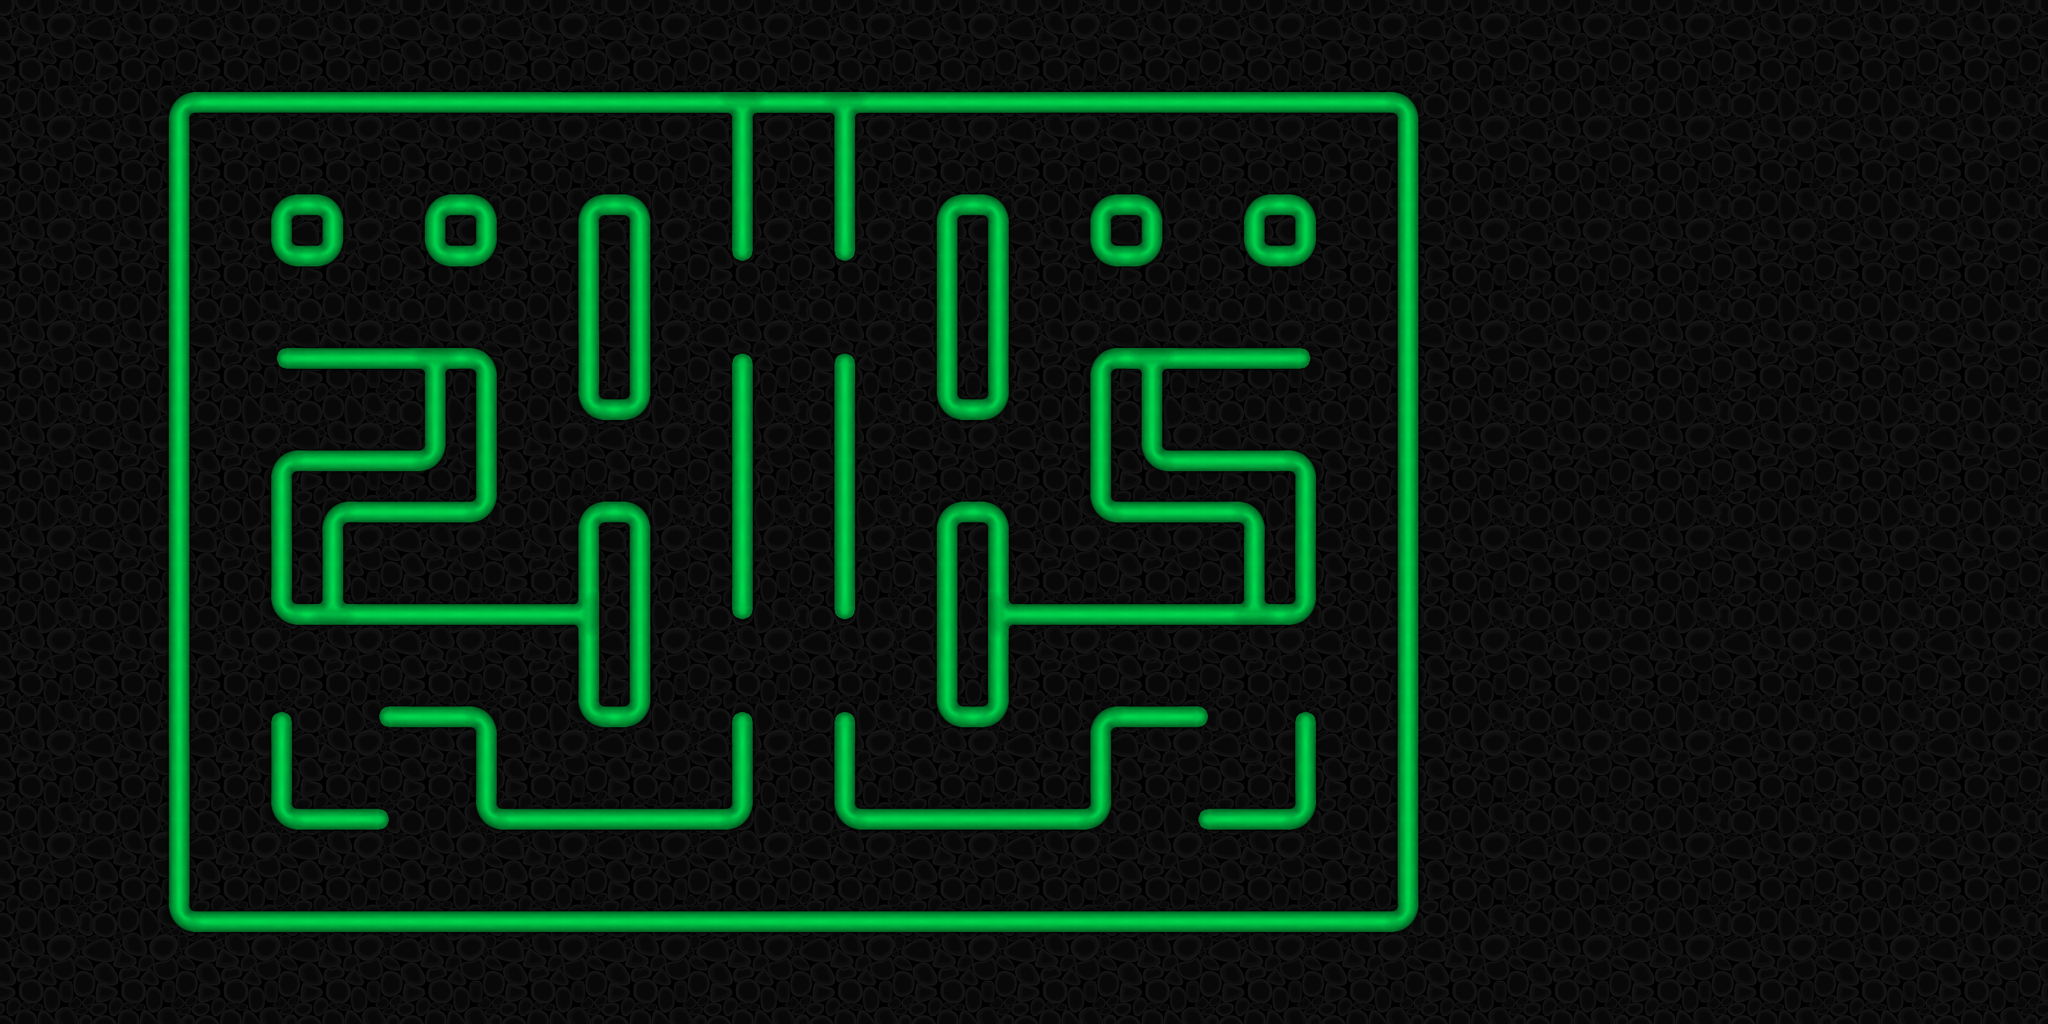

Rendered tile map (Tiled .tmx) drawn with the repository's tilesets; below, a short description and the map source with its tile grids summarised:
An orthogonal 80x40 tile map with 32x32 px tiles, 2 tile layers (Background, Walls), 2 tilesets.

<map version="1.9" tiledversion="1.9.0" orientation="orthogonal" renderorder="right-down" width="80" height="40" tilewidth="32" tileheight="32" infinite="0" nextlayerid="3" nextobjectid="1">
 <tileset firstgid="1" source="layer1-tiles.tsx" />
 <tileset firstgid="577" source="layer2-tiles.tsx" />
 <layer id="1" name="Background" width="80" height="40">
  <data>[3200 cells, 3200 non-empty, 16 distinct tile ids]</data>
 </layer>
 <layer id="2" name="Walls" width="80" height="40">
  <data>[3200 cells, 952 non-empty, 60 distinct tile ids]</data>
 </layer>
</map>